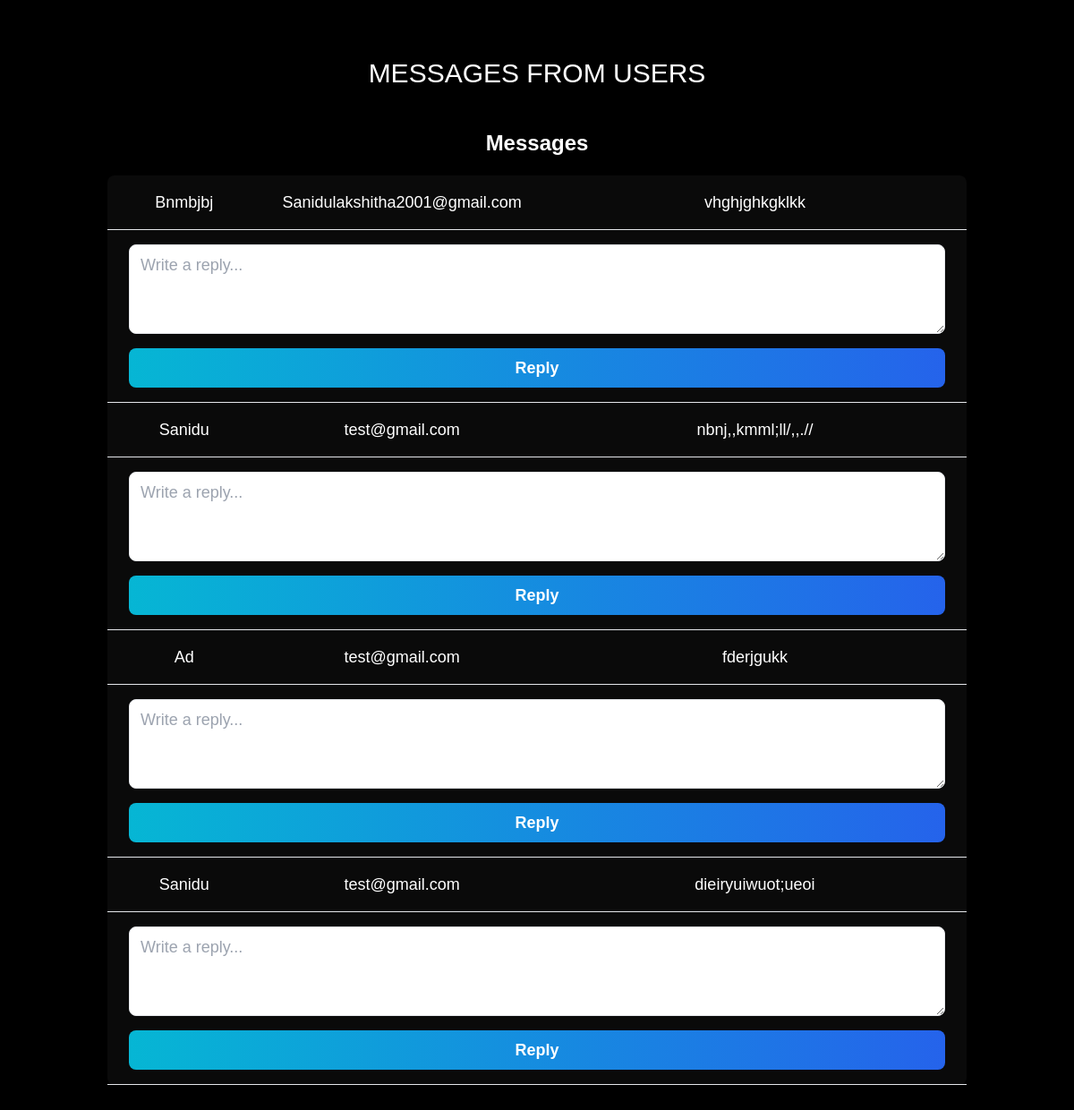
/travel/src/admin/contactdetails.php, run on the app's committed database.
### tables this page shows
CREATE TABLE `contactus` (
  `id` int(11) NOT NULL,
  `name` varchar(255) NOT NULL,
  `email` varchar(255) NOT NULL,
  `message` varchar(255) NOT NULL
);

### travel/src/admin/contactdetails.php (the view, shortened to what this page needs)
<?php
require '../includes/db.php';
$mail = new PHPMailer(true);
try {
    $mail->SMTPDebug = SMTP::DEBUG_OFF;
    $mail->isSMTP();
    $mail->Host = 'smtp.gmail.com';
    $mail->SMTPAuth = true;
    $mail->Username = getenv('SMTP_USERNAME');
    $mail->Password = getenv('SMTP_PASSWORD');
    $mail->SMTPSecure = PHPMailer::ENCRYPTION_STARTTLS;
    $mail->Port = 587;
    $mail->setFrom('journeysixofficial@gmail.com', 'JourneySix');
    $mail->addReplyTo('journeysixofficial@gmail.com', 'JourneySix');
    $select_sql = "SELECT id, name, email, message FROM contactus ORDER BY id DESC";
    $result = $db->query($select_sql);
    $messages = array();
    if ($result->num_rows > 0) {
        while ($row = $result->fetch_assoc()) {
            $messages[] = $row;
        }
    }
} catch (Exception $e) {
    echo 'Email sending error: ' . $mail->ErrorInfo;
}
?>
<!DOCTYPE html>
<html lang="en">
<head>
    <link rel="stylesheet" href="../dist/output.css">
    <link rel="stylesheet" href="../dist/style.css">
    <script src="https://cdn.tailwindcss.com"></script>
    <link rel="stylesheet" href="https://cdnjs.cloudflare.com/ajax/libs/font-awesome/6.4.0/css/all.min.css" />
</head>
<body class="bg-[#000000]">
    <div class="py-[4%] px-[10%] md:px-[2%] md:py-[1%] lg:px-[10%] lg:py-[4%]">
        <h1 class="text-3xl text-white text-center font-semaibold uppercase mt-4 mb-5">Messages from users</h1>
        <div class=" mt-6 py-5 text-start flex justify-center">
            <h2 class="text-lg lg:text-2xl font-bold text-white capitalize"><span class="text-yellow-400"> </span>messages </h2>
        </div>
        <?php if (!empty($messages)) { ?>
            <table class="min-w-full bg-[#0a0a0a] border-none outline-none rounded-lg w-[500px]">
                <tbody>
                    <?php foreach ($messages as $index => $message) { ?>
                        <tr>
                            <td class="py-4 px-6 border-b text-white text-lg capitalize text-center name-column"><?php echo $message['name']; ?></td>
                            <td class="py-4 px-6 border-b text-white text-lg text-center email-column"><?php echo $message['email']; ?></td>
                            <td class="py-4 px-6 border-b text-white text-lg text-center message-column"><?php echo $message['message']; ?></td>
                        </tr>
                        <tr>
                            <td colspan="3" class="py-4 px-6 border-b text-white text-lg ">
                                <form method="post" action="<?php echo $_SERVER['PHP_SELF']; ?>">
                                    <textarea name="reply_message" rows="3" class="py-2 px-3 border bg-white text-gray-700 rounded-lg w-full h-[100px]" placeholder="Write a reply..." required></textarea>
                                    <button type="submit" name="reply" class="buttonhover mt-2 w-full bg-gradient-to-r from-cyan-500 to-blue-600 hover:bg-gradient-to-bl text-white font-semibold py-2 px-4 rounded-lg">Reply</button>
                                </form>
                            </td>
                        </tr>
                    <?php } ?>
                </tbody>
            </table>
        <?php } else { ?>
            <p class="text-white text-xl font-semibold text-center mt-10">No messages yet!</p>
        <?php } ?>
    </div>
</body>
</html>

### travel/src/admin/contactdetails.php (style rules this page uses)
.name-column, .email-column { width: 20%; }
.message-column { width: 60%; }
.buttonhover { transition: 0.3s ease-in-out; }

### data on the page
contactus: name "Bnmbjbj", email "Sanidulakshitha2001@gmail.com", message "vhghjghkgklkk"
contactus: name "Sanidu", email "test@gmail.com", message "nbnj,,kmml;ll/,,.//"
contactus: name "Ad", email "test@gmail.com", message "fderjgukk"
contactus: name "Sanidu", email "test@gmail.com", message "dieiryuiwuot;ueoi"
